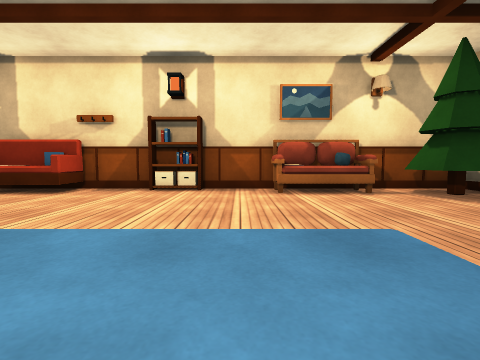
View 1 (above)

13 first-person views from a walk through a scene from a Unity 3-D project. The camera is 0.65 m above the floor, tilts 4° down and sees 85° across. The floor is counted in squares, 1 m on a side. Each view is taken from the middle of a square. On the plan, view 1 faces up. The plan holds only what a view shows up to about 9 squares ahead; the rest is blank. Surface patterns are stand-ins for the level's own textures.

View 2
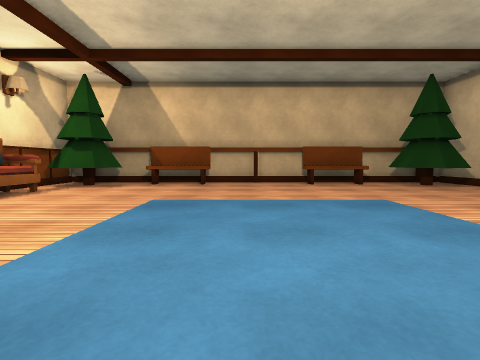

View 3
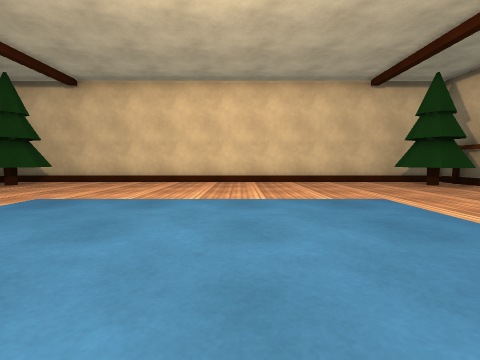

View 4
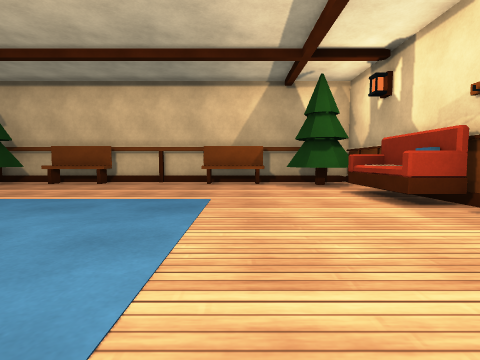

View 5
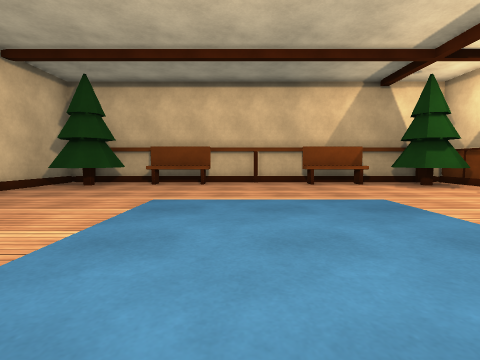

View 6
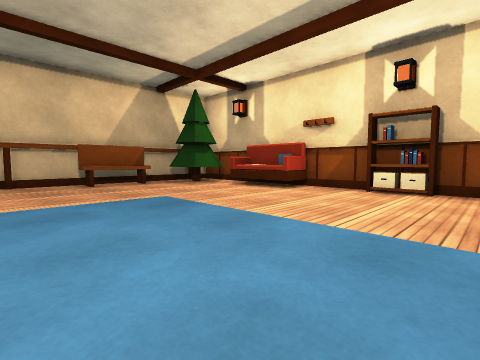

View 7
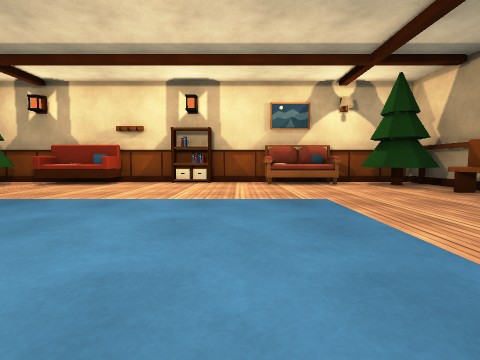

View 8
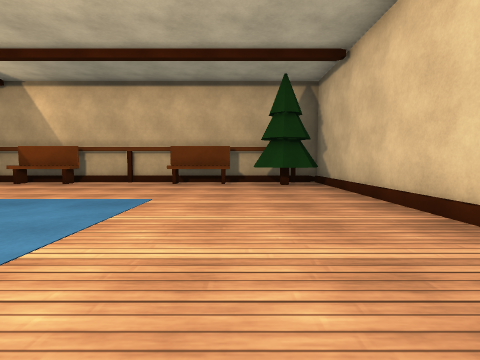

View 9
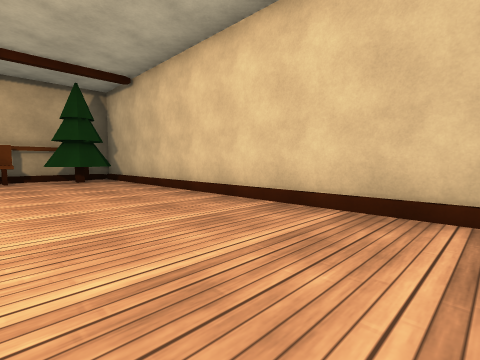

View 10
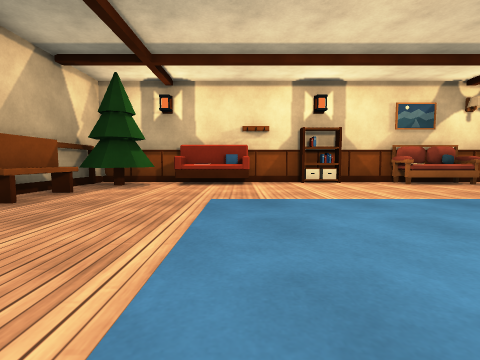

View 11
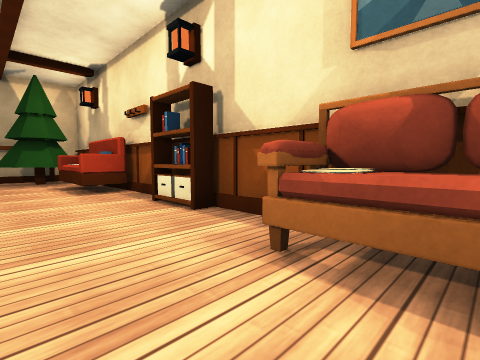

View 12
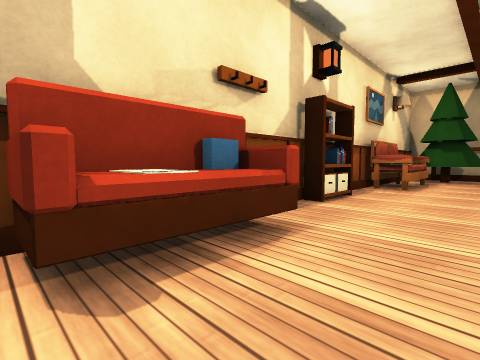

View 13
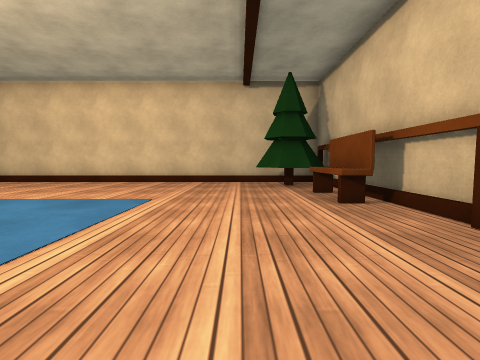

### Floor plan
Points are (right, up) in squares from view 1. A wall is a line through its corners. A room is listed if a view was taken in it or the views show most of it. See-through windows are left out.
Room 1 (views 1, 2, 3, 4, 5, 6, 7, 8, 9, 10, 11, 12, 13)
walls: (-1, 6.1) (-1.6, 6.1); (-5.8, 6.4) (-8.5, 6.4) (-8.5, -5.5) (5.5, -5.5) (5.5, 6.4) (-4, 6.4)
objects: other object (-8, -2); other object (-8, 3); other object (-7, -4); other object (-7, 5); other object (-6, 6); other object (-5, 6); other object (-4, 6); other object (-2, 6); other object (1, 6); other object (2, 6) to (3, 6); other object (4, -4); other object (4, 5); other object (5, -2); other object (5, 3)

Where each view was taken, in squares from view 1:
view 1: 0 up, 0 right, facing up
view 2: 1 up, 3 left, facing right
view 3: 3 up, 2 left, facing down
view 4: 3 up, 0 right, facing left
view 5: 0 up, 0 right, facing left
view 6: 0 up, 0 right, facing up-left
view 7: 2 down, 0 right, facing up
view 8: 3 down, 3 left, facing right
view 9: 2 down, 5 left, facing down-right
view 10: 2 down, 4 left, facing up
view 11: 4 up, 2 right, facing up-left
view 12: 4 up, 6 left, facing up-right
view 13: 3 up, 6 left, facing down
